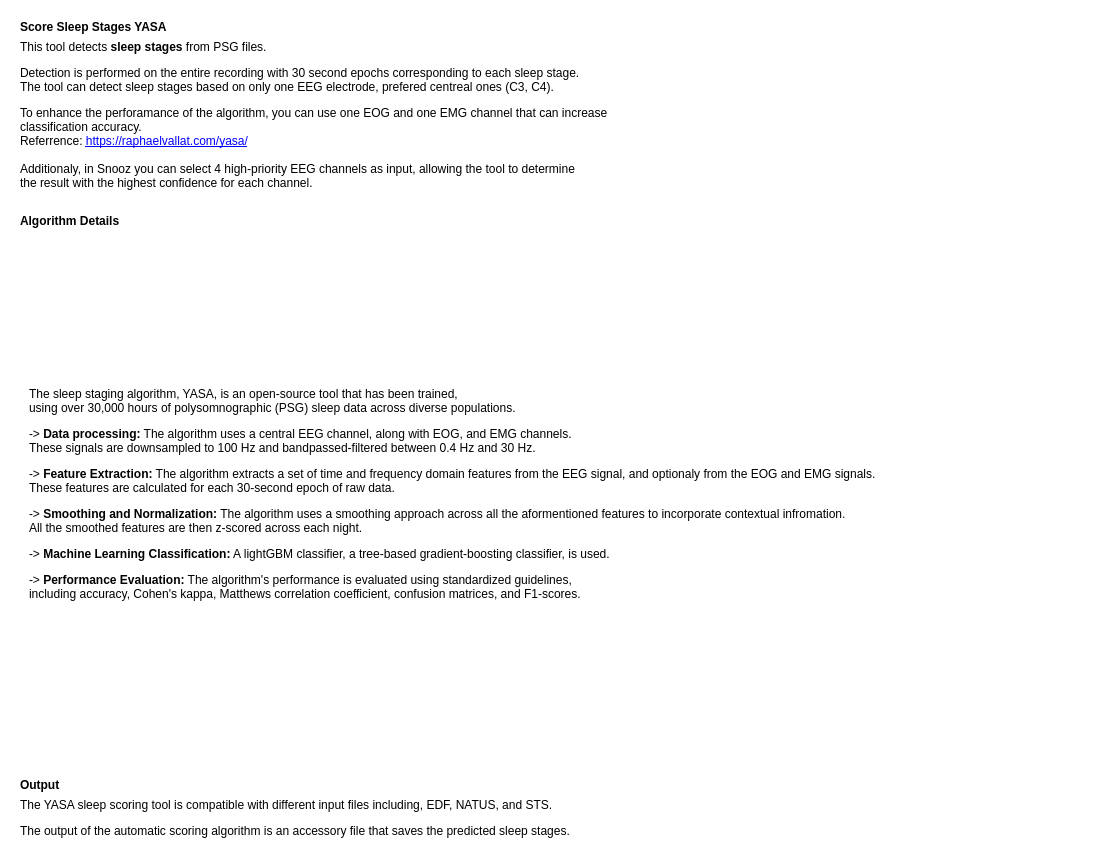
<?xml version="1.0" encoding="UTF-8"?>
<ui version="4.0">
 <class>AlgoIntroStep</class>
 <widget class="QWidget" name="AlgoIntroStep">
  <property name="geometry">
   <rect>
    <x>0</x>
    <y>0</y>
    <width>1099</width>
    <height>858</height>
   </rect>
  </property>
  <property name="windowTitle">
   <string>Form</string>
  </property>
  <property name="styleSheet">
   <string notr="true">font: 12pt &quot;Roboto&quot;;background-color: rgb(255, 255, 255);</string>
  </property>
  <layout class="QVBoxLayout" name="verticalLayout_7">
   <item>
    <widget class="QSplitter" name="splitter_2">
     <property name="orientation">
      <enum>Qt::Horizontal</enum>
     </property>
     <widget class="QWidget" name="verticalLayoutWidget">
      <layout class="QVBoxLayout" name="verticalLayout">
       <item>
        <widget class="QFrame" name="frame">
         <property name="maximumSize">
          <size>
           <width>16777213</width>
           <height>16777215</height>
          </size>
         </property>
         <property name="styleSheet">
          <string notr="true">background-color: rgb(255, 255, 255);</string>
         </property>
         <property name="frameShape">
          <enum>QFrame::NoFrame</enum>
         </property>
         <property name="frameShadow">
          <enum>QFrame::Plain</enum>
         </property>
         <property name="lineWidth">
          <number>0</number>
         </property>
         <layout class="QVBoxLayout" name="verticalLayout_2">
          <item>
           <widget class="QLabel" name="label">
            <property name="styleSheet">
             <string notr="true">background-color: rgb(255, 255, 255);</string>
            </property>
            <property name="lineWidth">
             <number>0</number>
            </property>
            <property name="text">
             <string>&lt;html&gt;&lt;head/&gt;&lt;body&gt;&lt;p&gt;&lt;span style=&quot; font-weight:600;&quot;&gt;Score Sleep Stages YASA&lt;/span&gt;&lt;/p&gt;&lt;/body&gt;&lt;/html&gt;</string>
            </property>
           </widget>
          </item>
          <item>
           <widget class="QLabel" name="label_2">
            <property name="styleSheet">
             <string notr="true">background-color: rgb(255, 255, 255);</string>
            </property>
            <property name="lineWidth">
             <number>0</number>
            </property>
            <property name="text">
             <string>&lt;html&gt;&lt;head/&gt;&lt;body&gt;&lt;p align=&quot;justify&quot;&gt;This tool detects &lt;span style=&quot; font-weight:600;&quot;&gt;sleep stages&lt;/span&gt; from PSG files. &lt;/p&gt;&lt;p align=&quot;justify&quot;&gt;Detection is performed on the entire recording with 30 second epochs corresponding to each sleep stage.&lt;br/&gt;The tool can detect sleep stages based on only one EEG electrode, prefered centreal ones (C3, C4). &lt;/p&gt;&lt;p align=&quot;justify&quot;&gt;To enhance the perforamance of the algorithm, you can use one EOG and one EMG channel that can increase&lt;br/&gt;classification accuracy.&lt;br/&gt;Referrence: &lt;a href=&quot;https://raphaelvallat.com/yasa/&quot;&gt;&lt;span style=&quot; text-decoration: underline; color:#0000ff;&quot;&gt;https://raphaelvallat.com/yasa/&lt;br/&gt;&lt;/span&gt;&lt;/a&gt;&lt;br/&gt;Additionaly, in Snooz you can select 4 high-priority EEG channels as input, allowing the tool to determine &lt;br/&gt;the result with the highest confidence for each channel.&lt;/p&gt;&lt;/body&gt;&lt;/html&gt;</string>
            </property>
           </widget>
          </item>
         </layout>
        </widget>
       </item>
       <item>
        <widget class="QFrame" name="frame_2">
         <property name="styleSheet">
          <string notr="true">background-color: rgb(255, 255, 255);</string>
         </property>
         <property name="frameShape">
          <enum>QFrame::NoFrame</enum>
         </property>
         <property name="frameShadow">
          <enum>QFrame::Plain</enum>
         </property>
         <property name="lineWidth">
          <number>0</number>
         </property>
         <layout class="QVBoxLayout" name="verticalLayout_3">
          <item>
           <widget class="QLabel" name="label_3">
            <property name="styleSheet">
             <string notr="true">background-color: rgb(255, 255, 255);</string>
            </property>
            <property name="lineWidth">
             <number>0</number>
            </property>
            <property name="text">
             <string>&lt;html&gt;&lt;head/&gt;&lt;body&gt;&lt;p&gt;&lt;span style=&quot; font-weight:600;&quot;&gt;Algorithm Details&lt;/span&gt;&lt;/p&gt;&lt;/body&gt;&lt;/html&gt;</string>
            </property>
           </widget>
          </item>
          <item>
           <widget class="QScrollArea" name="scrollArea">
            <property name="styleSheet">
             <string notr="true">background-color: rgb(255, 255, 255);</string>
            </property>
            <property name="frameShape">
             <enum>QFrame::NoFrame</enum>
            </property>
            <property name="frameShadow">
             <enum>QFrame::Sunken</enum>
            </property>
            <property name="widgetResizable">
             <bool>true</bool>
            </property>
            <widget class="QWidget" name="scrollAreaWidgetContents">
             <property name="geometry">
              <rect>
               <x>0</x>
               <y>0</y>
               <width>1451</width>
               <height>346</height>
              </rect>
             </property>
             <layout class="QHBoxLayout" name="horizontalLayout">
              <item>
               <widget class="QLabel" name="label_4">
                <property name="styleSheet">
                 <string notr="true">background-color: rgb(255, 255, 255);</string>
                </property>
                <property name="lineWidth">
                 <number>0</number>
                </property>
                <property name="text">
                 <string>&lt;html&gt;&lt;head/&gt;&lt;body&gt;&lt;p&gt;The sleep staging algorithm, YASA, is an open-source tool that has been trained,&lt;br/&gt;using over 30,000 hours of polysomnographic (PSG) sleep data across diverse populations. &lt;/p&gt;&lt;p&gt;-&amp;gt;&lt;span style=&quot; font-weight:600;&quot;&gt; Data processing:&lt;/span&gt; The algorithm uses a central EEG channel, along with EOG, and EMG channels.&lt;br/&gt;These signals are downsampled to 100 Hz and bandpassed-filtered between 0.4 Hz and 30 Hz. &lt;/p&gt;&lt;p&gt;-&amp;gt; &lt;span style=&quot; font-weight:600;&quot;&gt;Feature Extraction:&lt;/span&gt; The algorithm extracts a set of time and frequency domain features from the EEG signal, and optionaly from the EOG and EMG signals.&lt;br/&gt;These features are calculated for each 30-second epoch of raw data. &lt;/p&gt;&lt;p&gt;-&amp;gt; &lt;span style=&quot; font-weight:600;&quot;&gt;Smoothing and Normalization:&lt;/span&gt; The algorithm uses a smoothing approach across all the aformentioned features to incorporate contextual infromation.&lt;br/&gt;All the smoothed features are then z-scored across each night. &lt;/p&gt;&lt;p&gt;-&amp;gt; &lt;span style=&quot; font-weight:600;&quot;&gt;Machine Learning Classification:&lt;/span&gt; A lightGBM classifier, a tree-based gradient-boosting classifier, is used. &lt;/p&gt;&lt;p&gt;-&amp;gt; &lt;span style=&quot; font-weight:600;&quot;&gt;Performance Evaluation:&lt;/span&gt; The algorithm's performance is evaluated using standardized guidelines,&lt;br/&gt;including accuracy, Cohen's kappa, Matthews correlation coefficient, confusion matrices, and F1-scores. &lt;/p&gt;&lt;/body&gt;&lt;/html&gt;</string>
                </property>
               </widget>
              </item>
             </layout>
            </widget>
           </widget>
          </item>
         </layout>
        </widget>
       </item>
       <item>
        <widget class="QFrame" name="frame_3">
         <property name="styleSheet">
          <string notr="true">background-color: rgb(255, 255, 255);</string>
         </property>
         <property name="frameShape">
          <enum>QFrame::NoFrame</enum>
         </property>
         <property name="frameShadow">
          <enum>QFrame::Plain</enum>
         </property>
         <property name="lineWidth">
          <number>0</number>
         </property>
         <layout class="QVBoxLayout" name="verticalLayout_4">
          <item>
           <widget class="QLabel" name="label_5">
            <property name="styleSheet">
             <string notr="true">background-color: rgb(255, 255, 255);</string>
            </property>
            <property name="lineWidth">
             <number>0</number>
            </property>
            <property name="text">
             <string>&lt;html&gt;&lt;head/&gt;&lt;body&gt;&lt;p&gt;&lt;span style=&quot; font-weight:600;&quot;&gt;Output&lt;/span&gt;&lt;/p&gt;&lt;/body&gt;&lt;/html&gt;</string>
            </property>
           </widget>
          </item>
          <item>
           <widget class="QLabel" name="label_6">
            <property name="styleSheet">
             <string notr="true">background-color: rgb(255, 255, 255);</string>
            </property>
            <property name="text">
             <string>&lt;html&gt;&lt;head/&gt;&lt;body&gt;&lt;p&gt;The YASA sleep scoring tool is compatible with different input files including, EDF, NATUS, and STS. &lt;/p&gt;&lt;p&gt;The output of the automatic scoring algorithm is an accessory file that saves the predicted sleep stages.&lt;/p&gt;&lt;/body&gt;&lt;/html&gt;</string>
            </property>
           </widget>
          </item>
         </layout>
        </widget>
       </item>
      </layout>
     </widget>
    </widget>
   </item>
  </layout>
 </widget>
 <resources>
  <include location="intro_res_rc.qrc"/>
  <include location="../../../../../snooz-toolbox/src/main/python/ui/themes/themes.qrc"/>
 </resources>
 <connections/>
 <slots>
  <slot>on_choose()</slot>
  <slot>on_input_format_changed()</slot>
 </slots>
</ui>
